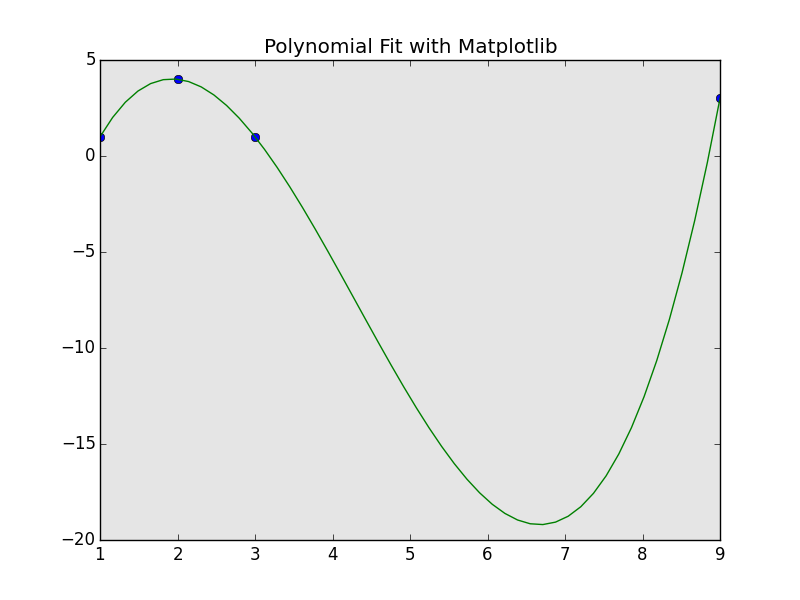

Here is the Python script that generated this plot:
# Learn about API authentication here: https://plot.ly/python/getting-started
# Find your api_key here: https://plot.ly/settings/api

#import plotly.plotly as py
#import plotly.graph_objs as go

# MatPlotlib
import matplotlib.pyplot as plt
from matplotlib import pylab

from pylab import *
from scipy import stats


# Scientific libraries
import numpy as np

points = np.array([(1, 1), (2, 4), (3, 1), (9, 3)])

# get x and y vectors
x = points[:,0]
y = points[:,1]

# calculate polynomial
z = np.polyfit(x, y, 3)
f = np.poly1d(z)
print f

# calculate new x's and y's
x_new = np.linspace(x[0], x[-1], 50)
y_new = f(x_new)

fig, ax = plt.subplots()

plt.plot(x,y,'o', x_new, y_new)
pylab.title('Polynomial Fit with Matplotlib')
ax = plt.gca()
ax.set_axis_bgcolor((0.898, 0.898, 0.898))
#fig = plt.gcf()
#py.plot_mpl(fig, filename='polynomial-Fit-with-matplotlib')
savefig('polyfit')
plt.show()
